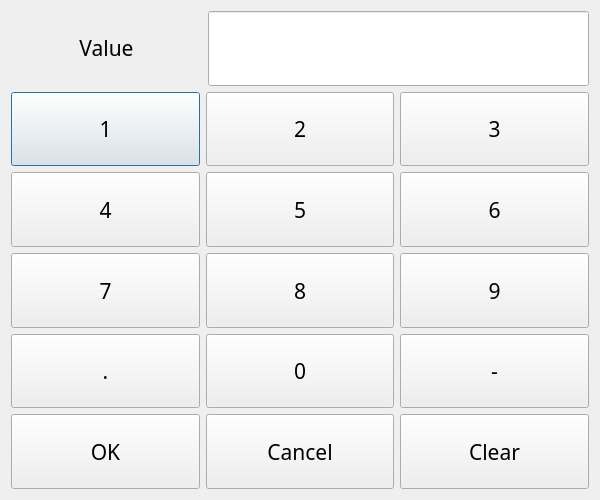
<?xml version="1.0" encoding="UTF-8"?>
<ui version="4.0">
 <class>keyBoardDialog</class>
 <widget class="QDialog" name="keyBoardDialog">
  <property name="geometry">
   <rect>
    <x>0</x>
    <y>0</y>
    <width>600</width>
    <height>500</height>
   </rect>
  </property>
  <property name="windowTitle">
   <string>数字键盘</string>
  </property>
  <property name="windowIcon">
   <iconset>
    <normaloff>keyboard.png</normaloff>keyboard.png</iconset>
  </property>
  <property name="styleSheet">
   <string notr="true">#keyBoardDialog{
border-image: url(:/png/empty_background.jpg);
}
</string>
  </property>
  <layout class="QVBoxLayout" name="verticalLayout">
   <item>
    <layout class="QHBoxLayout" name="horizontalLayout" stretch="1,2">
     <item>
      <widget class="QLabel" name="label">
       <property name="font">
        <font>
         <family>微软雅黑</family>
         <pointsize>16</pointsize>
        </font>
       </property>
       <property name="text">
        <string>&lt;html&gt;&lt;head/&gt;&lt;body&gt;&lt;p align=&quot;center&quot;&gt;Value&lt;/p&gt;&lt;/body&gt;&lt;/html&gt;</string>
       </property>
      </widget>
     </item>
     <item>
      <widget class="QLineEdit" name="lineEdit_input">
       <property name="sizePolicy">
        <sizepolicy hsizetype="Expanding" vsizetype="Preferred">
         <horstretch>0</horstretch>
         <verstretch>0</verstretch>
        </sizepolicy>
       </property>
       <property name="font">
        <font>
         <family>微软雅黑</family>
         <pointsize>16</pointsize>
        </font>
       </property>
      </widget>
     </item>
    </layout>
   </item>
   <item>
    <layout class="QHBoxLayout" name="horizontalLayout_2">
     <item>
      <widget class="QPushButton" name="pushButton_1">
       <property name="sizePolicy">
        <sizepolicy hsizetype="Minimum" vsizetype="Preferred">
         <horstretch>0</horstretch>
         <verstretch>0</verstretch>
        </sizepolicy>
       </property>
       <property name="font">
        <font>
         <family>微软雅黑</family>
         <pointsize>16</pointsize>
        </font>
       </property>
       <property name="text">
        <string>1</string>
       </property>
      </widget>
     </item>
     <item>
      <widget class="QPushButton" name="pushButton_2">
       <property name="sizePolicy">
        <sizepolicy hsizetype="Minimum" vsizetype="Preferred">
         <horstretch>0</horstretch>
         <verstretch>0</verstretch>
        </sizepolicy>
       </property>
       <property name="font">
        <font>
         <family>微软雅黑</family>
         <pointsize>16</pointsize>
        </font>
       </property>
       <property name="text">
        <string>2</string>
       </property>
      </widget>
     </item>
     <item>
      <widget class="QPushButton" name="pushButton_3">
       <property name="sizePolicy">
        <sizepolicy hsizetype="Minimum" vsizetype="Preferred">
         <horstretch>0</horstretch>
         <verstretch>0</verstretch>
        </sizepolicy>
       </property>
       <property name="font">
        <font>
         <family>微软雅黑</family>
         <pointsize>16</pointsize>
        </font>
       </property>
       <property name="text">
        <string>3</string>
       </property>
      </widget>
     </item>
    </layout>
   </item>
   <item>
    <layout class="QHBoxLayout" name="horizontalLayout_3">
     <item>
      <widget class="QPushButton" name="pushButton_6">
       <property name="sizePolicy">
        <sizepolicy hsizetype="Minimum" vsizetype="Preferred">
         <horstretch>0</horstretch>
         <verstretch>0</verstretch>
        </sizepolicy>
       </property>
       <property name="font">
        <font>
         <family>微软雅黑</family>
         <pointsize>16</pointsize>
        </font>
       </property>
       <property name="text">
        <string>4</string>
       </property>
      </widget>
     </item>
     <item>
      <widget class="QPushButton" name="pushButton_5">
       <property name="sizePolicy">
        <sizepolicy hsizetype="Minimum" vsizetype="Preferred">
         <horstretch>0</horstretch>
         <verstretch>0</verstretch>
        </sizepolicy>
       </property>
       <property name="font">
        <font>
         <family>微软雅黑</family>
         <pointsize>16</pointsize>
        </font>
       </property>
       <property name="text">
        <string>5</string>
       </property>
      </widget>
     </item>
     <item>
      <widget class="QPushButton" name="pushButton_4">
       <property name="sizePolicy">
        <sizepolicy hsizetype="Minimum" vsizetype="Preferred">
         <horstretch>0</horstretch>
         <verstretch>0</verstretch>
        </sizepolicy>
       </property>
       <property name="font">
        <font>
         <family>微软雅黑</family>
         <pointsize>16</pointsize>
        </font>
       </property>
       <property name="text">
        <string>6</string>
       </property>
      </widget>
     </item>
    </layout>
   </item>
   <item>
    <layout class="QHBoxLayout" name="horizontalLayout_4">
     <item>
      <widget class="QPushButton" name="pushButton_9">
       <property name="sizePolicy">
        <sizepolicy hsizetype="Minimum" vsizetype="Preferred">
         <horstretch>0</horstretch>
         <verstretch>0</verstretch>
        </sizepolicy>
       </property>
       <property name="font">
        <font>
         <family>微软雅黑</family>
         <pointsize>16</pointsize>
        </font>
       </property>
       <property name="text">
        <string>7</string>
       </property>
      </widget>
     </item>
     <item>
      <widget class="QPushButton" name="pushButton_8">
       <property name="sizePolicy">
        <sizepolicy hsizetype="Minimum" vsizetype="Preferred">
         <horstretch>0</horstretch>
         <verstretch>0</verstretch>
        </sizepolicy>
       </property>
       <property name="font">
        <font>
         <family>微软雅黑</family>
         <pointsize>16</pointsize>
        </font>
       </property>
       <property name="text">
        <string>8</string>
       </property>
      </widget>
     </item>
     <item>
      <widget class="QPushButton" name="pushButton_7">
       <property name="sizePolicy">
        <sizepolicy hsizetype="Minimum" vsizetype="Preferred">
         <horstretch>0</horstretch>
         <verstretch>0</verstretch>
        </sizepolicy>
       </property>
       <property name="font">
        <font>
         <family>微软雅黑</family>
         <pointsize>16</pointsize>
        </font>
       </property>
       <property name="text">
        <string>9</string>
       </property>
      </widget>
     </item>
    </layout>
   </item>
   <item>
    <layout class="QHBoxLayout" name="horizontalLayout_5">
     <item>
      <widget class="QPushButton" name="pointBtn">
       <property name="sizePolicy">
        <sizepolicy hsizetype="Minimum" vsizetype="Preferred">
         <horstretch>0</horstretch>
         <verstretch>0</verstretch>
        </sizepolicy>
       </property>
       <property name="font">
        <font>
         <family>微软雅黑</family>
         <pointsize>16</pointsize>
        </font>
       </property>
       <property name="text">
        <string>.</string>
       </property>
      </widget>
     </item>
     <item>
      <widget class="QPushButton" name="pushButton_0">
       <property name="sizePolicy">
        <sizepolicy hsizetype="Minimum" vsizetype="Preferred">
         <horstretch>0</horstretch>
         <verstretch>0</verstretch>
        </sizepolicy>
       </property>
       <property name="font">
        <font>
         <family>微软雅黑</family>
         <pointsize>16</pointsize>
        </font>
       </property>
       <property name="text">
        <string>0</string>
       </property>
      </widget>
     </item>
     <item>
      <widget class="QPushButton" name="nagBtn">
       <property name="sizePolicy">
        <sizepolicy hsizetype="Minimum" vsizetype="Preferred">
         <horstretch>0</horstretch>
         <verstretch>0</verstretch>
        </sizepolicy>
       </property>
       <property name="font">
        <font>
         <family>微软雅黑</family>
         <pointsize>16</pointsize>
        </font>
       </property>
       <property name="text">
        <string>-</string>
       </property>
      </widget>
     </item>
    </layout>
   </item>
   <item>
    <layout class="QHBoxLayout" name="horizontalLayout_6">
     <item>
      <widget class="QPushButton" name="okBtn">
       <property name="sizePolicy">
        <sizepolicy hsizetype="Minimum" vsizetype="Preferred">
         <horstretch>0</horstretch>
         <verstretch>0</verstretch>
        </sizepolicy>
       </property>
       <property name="font">
        <font>
         <family>微软雅黑</family>
         <pointsize>16</pointsize>
        </font>
       </property>
       <property name="text">
        <string>OK</string>
       </property>
      </widget>
     </item>
     <item>
      <widget class="QPushButton" name="cancelBtn">
       <property name="sizePolicy">
        <sizepolicy hsizetype="Minimum" vsizetype="Preferred">
         <horstretch>0</horstretch>
         <verstretch>0</verstretch>
        </sizepolicy>
       </property>
       <property name="font">
        <font>
         <family>微软雅黑</family>
         <pointsize>16</pointsize>
        </font>
       </property>
       <property name="text">
        <string>Cancel</string>
       </property>
      </widget>
     </item>
     <item>
      <widget class="QPushButton" name="clearBtn">
       <property name="sizePolicy">
        <sizepolicy hsizetype="Minimum" vsizetype="Preferred">
         <horstretch>0</horstretch>
         <verstretch>0</verstretch>
        </sizepolicy>
       </property>
       <property name="font">
        <font>
         <family>微软雅黑</family>
         <pointsize>16</pointsize>
        </font>
       </property>
       <property name="text">
        <string>Clear</string>
       </property>
      </widget>
     </item>
    </layout>
   </item>
  </layout>
 </widget>
 <resources/>
 <connections/>
</ui>
